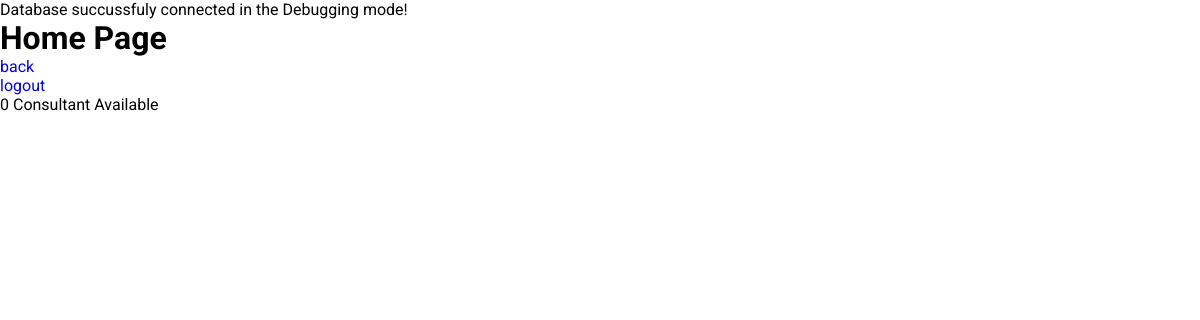
The page /client-side-web/home.php on the database as committed earlier.
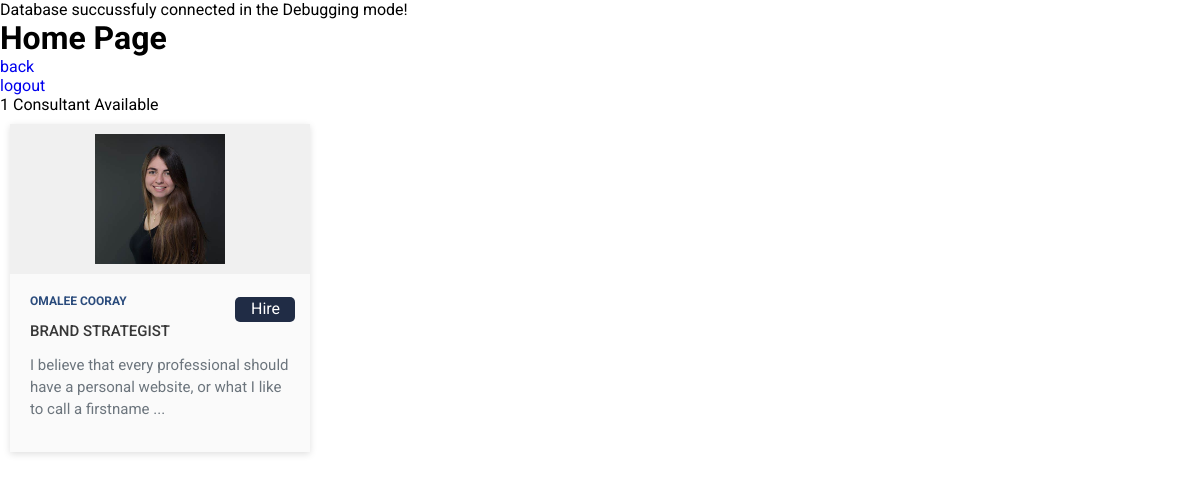
The same page on the database as committed later.
### tables this page shows
CREATE TABLE `consultants` (
  `consultant_id` int(11) NOT NULL,
  `username` varchar(50) NOT NULL,
  `firstName` varchar(50) NOT NULL,
  `lastName` varchar(50) NOT NULL,
  `email` varchar(100) NOT NULL,
  `password` varchar(50) NOT NULL,
  `image` text NOT NULL,
  `title` varchar(50) NOT NULL,
  `description` longtext NOT NULL,
  `availability` varchar(100) NOT NULL,
  `ratings` float NOT NULL,
  `createdDate` timestamp NOT NULL DEFAULT current_timestamp() ON UPDATE current_timestamp(),
  `isDeleted` int(1) NOT NULL
);

### client-side-web/home.php (the view, shortened to what this page needs)
<?php require_once('../connection/dbconnection.php'); ?>
<!DOCTYPE html>
<html lang="en">
<head>
    <link rel="stylesheet" href="../client-side-web/css/card.css">
</head>
<body>
    <h1>Home Page</h1>
    <a href="index.php">back</a>
    <br>
    <a href="../client-side-web/components/logout.php">logout</a>
    <?php
$query = "SELECT * FROM consultants
          WHERE isDeleted = 0";
$result = mysqli_query($connection, $query);
if ($result) { ?>
    <div class="avlMsg">
        <?php echo mysqli_num_rows($result) . " Consultant Available <br>"; ?>
    </div>
    <?php
    if (mysqli_num_rows($result) > 0) { ?>
        <div class="gridContainer">
            <?php while ($record = mysqli_fetch_array($result)) {
            ?>
                <div class="consultant-card">
                    <a class="linkedPage" href="consultantProfile.php?con_id=<?= $_GET['con_id'] ?>">
                        <div class="consultant-tumb">
                            <img class="itemImage" src="../../assets/uploads/profile_pics/<?php echo $record['image']; ?>" alt="<?php echo $record['firstName']; ?>">
                        </div>
                        <div class="consultant-details">
                            <span class="consultant-catagory"><?php echo $record['firstName'] . " " . $record['lastName'] ?></span>
                            <div class="buyBtnBox"> <a class="buyBtn" href="consultantProfile.php?con_id=<?= $_GET['con_id'] ?>"> Hire </a> </div>
                            <h4>
                                <p><?php echo $record['title'] ?></p>
                            </h4>
                            <?php $desc = $record['description'] ?>
                            <p><?php echo substr($desc,0,100)." ..." ?></p>
                        </div>
                    </a>
                </div>
            <?php } ?>
        </div>
<?php }
} else {
    echo "DB failed!";
}
?>
</body>
</html>

### client-side-web/css/card.css (style rules this page uses)
* { -webkit-box-sizing: border-box; box-sizing: border-box; margin: 0; padding: 0; }
body { font-family: 'Roboto', sans-serif; }
a { text-decoration: none; }
.gridContainer { display: grid; grid-template-columns: 1fr 1fr 1fr 1fr 1fr; column-gap: 0px; row-gap: 0px; }
.linkedPage { text-decoration: none; }
.consultant-card { width: 300px; position: relative; box-shadow: 0 2px 7px #dfdfdf; margin: 10px; background: #fafafa; cursor: pointer; transition-duration: 0.4s; }
.consultant-tumb { display: flex; align-items: center; justify-content: center; height: 150px; padding: 10px; background: #f0f0f0; }
.consultant-tumb img { max-width: 100%; max-height: 100%; }
.consultant-details { padding: 20px 20px; }
.consultant-catagory { display: block; font-size: 12px; font-weight: 700; text-transform: uppercase; color: #2A4B7C; margin-bottom: 12px; }
.consultant-details h4 p { font-weight: 500; display: block; margin-bottom: 12px; text-transform: uppercase; color: #363636; text-decoration: none; transition: 0.3s; }
.consultant-details p { font-size: 15px; line-height: 22px; margin-bottom: 12px; color: #6c757d; }
.buyBtnBox { position:absolute; width: 60px; height: 25px; border-radius: 5px; background-color: #202C45; cursor: pointer; bottom: 130px; left: 225px; transition-duration: 0.4s; }
.buyBtn { position: relative; color: white; border: none; font-size: 16px; cursor: pointer; left: 16px; top: 2px; text-decoration: none; }

Rows that differ between the two databases and show on the page:
added consultants: image (picture), firstName "OMALEE", lastName "COORAY", title "BRAND STRATEGIST", description "I believe that every professional should have a personal website, or what I like to call a firstname"
Other text that changed with them:
mysqli_num_rows($result): "0" → "1"
